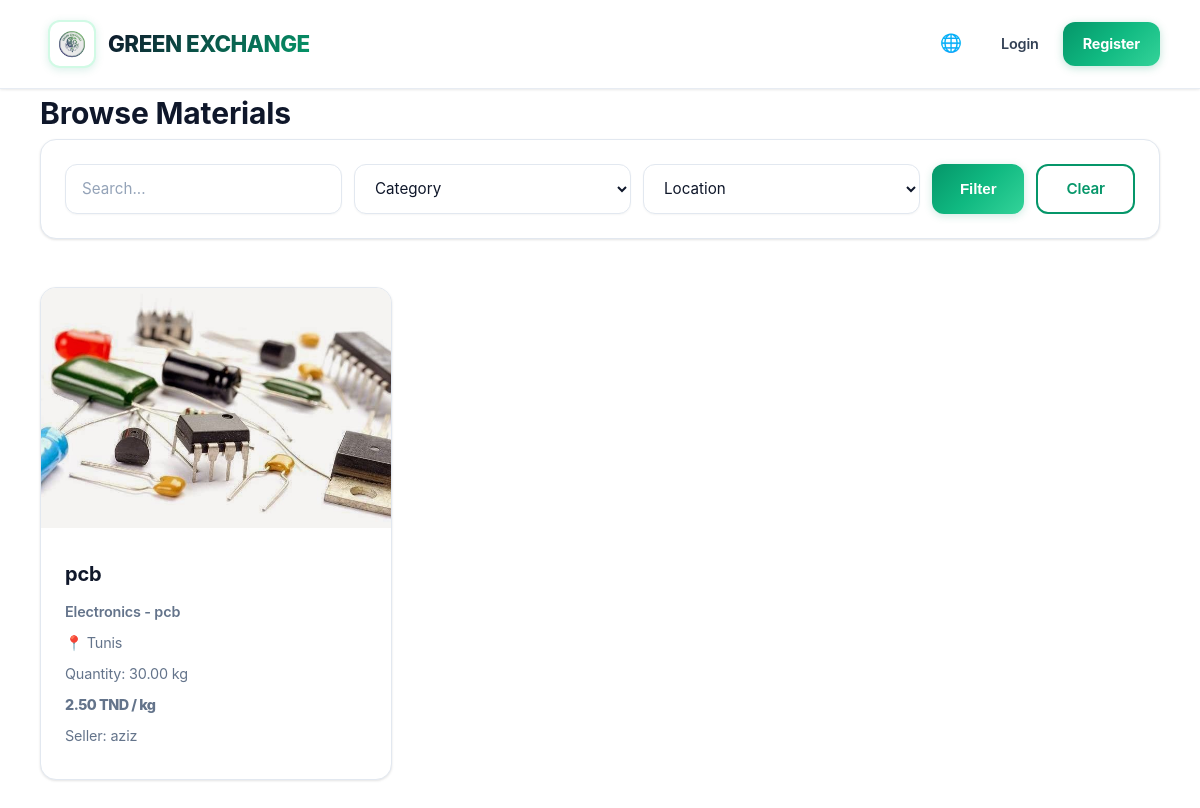
The app's page /pages/browse.php with its own data.
### tables this page shows
CREATE TABLE posts (
    id INTEGER PRIMARY KEY AUTOINCREMENT,
    user_id INTEGER NOT NULL,
    title VARCHAR(200) NOT NULL,
    description TEXT,
    category VARCHAR(50) NOT NULL,
    waste_type VARCHAR(100) NOT NULL,
    location VARCHAR(200) NOT NULL,
    address TEXT,
    quantity DECIMAL(10, 2) NOT NULL,
    unit VARCHAR(10) NOT NULL CHECK(unit IN ('kg', 'tonnes')),
    price_per_kg DECIMAL(10, 2) NOT NULL,
    transport_by VARCHAR(10) NOT NULL CHECK(transport_by IN ('buyer', 'seller')),
    status VARCHAR(20) DEFAULT 'available' CHECK(status IN ('available', 'pending', 'sold', 'cancelled')),
    created_at DATETIME DEFAULT CURRENT_TIMESTAMP,
    updated_at DATETIME DEFAULT CURRENT_TIMESTAMP,
    FOREIGN KEY (user_id) REFERENCES users(id) ON DELETE CASCADE
);

CREATE TABLE users (
    id INTEGER PRIMARY KEY AUTOINCREMENT,
    username VARCHAR(50) UNIQUE NOT NULL,
    email VARCHAR(100) UNIQUE NOT NULL,
    password VARCHAR(255) NOT NULL,
    phone VARCHAR(20),
    address TEXT,
    city VARCHAR(100),
    role VARCHAR(10) DEFAULT 'user' CHECK(role IN ('user', 'admin')),
    verified BOOLEAN DEFAULT 0,
    account_fee_paid BOOLEAN DEFAULT 0,
    created_at DATETIME DEFAULT CURRENT_TIMESTAMP
);

### config/languages.php (called while the page is built, shortened)
<?php
function getCurrentLanguage() {
    return DEFAULT_LANGUAGE;
}
function loadTranslations($lang) {
    $translations = [];
    $lang_file = __DIR__ . "/../lang/{$lang}.php";
    if (file_exists($lang_file)) {
        if (isset($translations) && is_array($translations) && count($translations) > 0) {
            return $translations;
        }
    }
    return [];
}
function t($key, $params = []) {
    static $translations = null;
    static $current_lang = null;
    $lang = getCurrentLanguage();
    if ($translations === null || $current_lang !== $lang || empty($translations)) {
        $current_lang = $lang;
        $translations = loadTranslations($current_lang);
    }
    $translation = isset($translations[$key]) ? $translations[$key] : $key;
    return $translation;
}

### includes/functions.php (called while the page is built, shortened)
<?php
function escape($string) {
    return htmlspecialchars($string, ENT_QUOTES, 'UTF-8');
}
function formatPrice($price) {
    return number_format((float)$price, 2, '.', ' ') . ' TND';
}
function formatQuantity($quantity, $unit) {
    if ($unit === 'kg' && $quantity >= 1000) {
        $quantity_tonnes = $quantity / 1000;
        return number_format($quantity_tonnes, 2, '.', ' ') . ' tonnes';
    }
    elseif ($unit === 'tonnes' && $quantity < 1) {
        $quantity_kg = $quantity * 1000;
        return number_format($quantity_kg, 0, '.', ' ') . ' kg';
    } else {
        $formatted = number_format($quantity, 2, '.', ' ');
        return $formatted . ' ' . $unit;
    }
}

### pages/browse.php (the view, shortened to what this page needs)
<?php
require_once __DIR__ . '/../includes/functions.php';
require_once __DIR__ . '/../includes/header.php';
$pdo = getDB();
$keyword = $_GET['keyword'] ?? '';
$query = "SELECT p.*, u.username, u.city,
          (SELECT image_path FROM post_images WHERE post_id = p.id AND is_primary = 1 LIMIT 1) as primary_image
          FROM posts p
          JOIN users u ON p.user_id = u.id
          WHERE p.status = 'available'";
$params = [];
$query .= " ORDER BY p.created_at DESC";
$stmt = $pdo->prepare($query);
$stmt->execute($params);
$posts = $stmt->fetchAll();
?>
<div class="container">
    <h1><?php echo t('browse'); ?></h1>
    <div class="filters">
        <form method="GET" action="">
            <input type="text" name="keyword" placeholder="<?php echo t('search'); ?>..." value="<?php echo escape($keyword); ?>">
            <select name="category">
                <option value=""><?php echo t('category'); ?></option>
            </select>
            <select name="location">
                <option value=""><?php echo t('location'); ?></option>
            </select>
            <button type="submit" class="btn btn-primary"><?php echo t('filter'); ?></button>
            <a href="/pages/browse.php" class="btn btn-outline"><?php echo t('clear'); ?></a>
        </form>
    </div>
    <div class="listings-grid">
        <?php if (empty($posts)): ?>
            <p><?php echo t('no_listings'); ?></p>
        <?php else: ?>
            <?php foreach ($posts as $post): ?>
                <div class="listing-card">
                    <?php if ($post['primary_image']): ?>
                        <img src="<?php echo escape($post['primary_image']); ?>" alt="<?php echo escape($post['title']); ?>">
                    <?php endif; ?>
                    <div class="listing-info">
                        <h3><a href="/pages/listing.php?id=<?php echo $post['id']; ?>"><?php echo escape($post['title']); ?></a></h3>
                        <p class="category"><?php echo t('category_' . $post['category']); ?> - <?php echo escape($post['waste_type']); ?></p>
                        <p class="location">📍 <?php echo escape($post['location']); ?></p>
                        <p class="quantity"><?php echo t('quantity'); ?>: <?php echo formatQuantity($post['quantity'], $post['unit']); ?></p>
                        <p class="price"><?php echo formatPrice($post['price_per_kg']); ?> / kg</p>
                        <p class="seller"><?php echo t('seller'); ?>: <?php echo escape($post['username']); ?></p>
                    </div>
                </div>
            <?php endforeach; ?>
        <?php endif; ?>
    </div>
</div>
<?php require_once __DIR__ . '/../includes/footer.php'; ?>

### records on screen
posts: title "pcb", category "Electronics", waste_type "pcb", location "Tunis", formatQuantity($post['quantity'], $post['unit']) "30.00 kg", price_per_kg "2.50 TND", user.username "aziz"

### other values on screen
t('login') "Login"
t('register') "Register"
t('browse') "Browse Materials"
t('filter') "Filter"
t('clear') "Clear"
form field category "Category"
form field location "Location"
